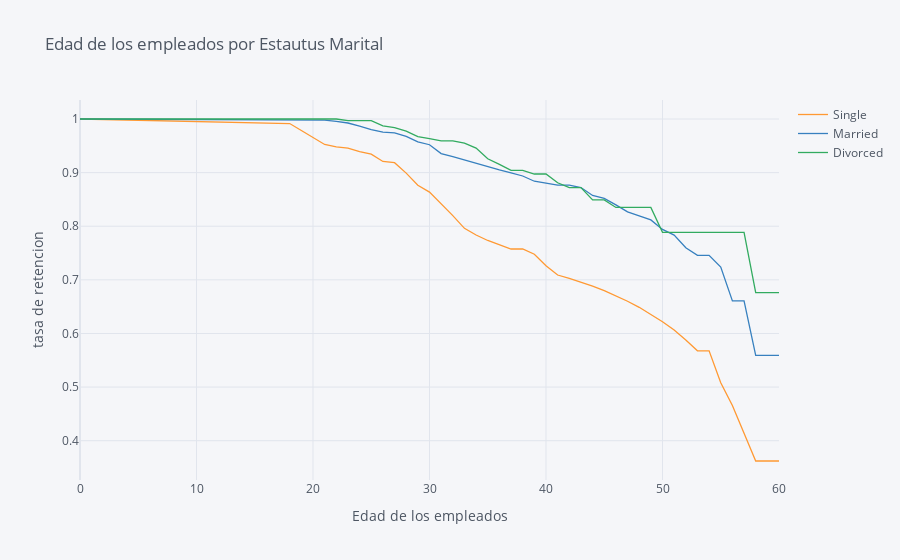

The notebook cell this image was saved under:
### Markdown cell above
## 5. Let's also look at the marital status curves by employee age. Generate and plot the survival curves showing retention rates by marital status and age.

### Code cell
rates= survival(data,'MaritalStatus','Age','Attrition')

rates.iplot(kind='line', xTitle='Edad de los empleados', yTitle='tasa de retencion',
            title='Edad de los empleados por Estautus Marital')

### Figure 1 — Plotly figure (JSON) as saved in the notebook; plotly's stock layout.template omitted (floating-point values rounded to 4 significant figures)
{"data": [{"line": {"color": "rgba(255, 153, 51, 1.0)", "dash": "solid", "shape": "linear", "width": 1.3}, "mode": "lines", "name": "Single", "text": "", "type": "scatter", "x": [0, 18, 19, 20, 21, 22, 23, 24, 25, 26, 27, 28, 29, 30, 31, 32, 33, 34, 35, 36, 37, 38, 39, 40, 41, 42, 43, 44, 45, 46, 47, 48, 49, 50, 51, 52, 53, 54, 55, 56, 57, 58, 59, 60], "y": [1, 0.9915, 0.9786, 0.9657, 0.9525, 0.9481, 0.9459, 0.9391, 0.9346, 0.9208, 0.9185, 0.899, 0.8765, 0.8636, 0.8421, 0.8198, 0.7961, 0.7837, 0.7734, 0.7659, 0.7575, 0.7575, 0.7477, 0.7263, 0.709, 0.7027, 0.6957, 0.6882, 0.6799, 0.6705, 0.6601, 0.6488, 0.636, 0.6219, 0.6064, 0.588, 0.5677, 0.5677, 0.508, 0.4656, 0.4139, 0.3622, 0.3622, 0.3622]}, {"line": {"color": "rgba(55, 128, 191, 1.0)", "dash": "solid", "shape": "linear", "width": 1.3}, "mode": "lines", "name": "Married", "text": "", "type": "scatter", "x": [0, 18, 19, 20, 21, 22, 23, 24, 25, 26, 27, 28, 29, 30, 31, 32, 33, 34, 35, 36, 37, 38, 39, 40, 41, 42, 43, 44, 45, 46, 47, 48, 49, 50, 51, 52, 53, 54, 55, 56, 57, 58, 59, 60], "y": [1, 0.9978, 0.9978, 0.9978, 0.9978, 0.9955, 0.9925, 0.9865, 0.9804, 0.9757, 0.9741, 0.9675, 0.9573, 0.952, 0.9355, 0.9297, 0.9235, 0.9171, 0.9103, 0.9052, 0.8996, 0.8937, 0.884, 0.8805, 0.8766, 0.8766, 0.8721, 0.8574, 0.8521, 0.8399, 0.8267, 0.8195, 0.8118, 0.7941, 0.7835, 0.7598, 0.7457, 0.7457, 0.7238, 0.6608, 0.6608, 0.5592, 0.5592, 0.5592]}, {"line": {"color": "rgba(50, 171, 96, 1.0)", "dash": "solid", "shape": "linear", "width": 1.3}, "mode": "lines", "name": "Divorced", "text": "", "type": "scatter", "x": [0, 18, 19, 20, 21, 22, 23, 24, 25, 26, 27, 28, 29, 30, 31, 32, 33, 34, 35, 36, 37, 38, 39, 40, 41, 42, 43, 44, 45, 46, 47, 48, 49, 50, 51, 52, 53, 54, 55, 56, 57, 58, 59, 60], "y": [1, 1, 1, 1, 1, 1, 0.9969, 0.9969, 0.9969, 0.9873, 0.9841, 0.9774, 0.967, 0.9633, 0.9594, 0.9594, 0.955, 0.9458, 0.9258, 0.9153, 0.9041, 0.9041, 0.8974, 0.8974, 0.8811, 0.8719, 0.8719, 0.849, 0.849, 0.8351, 0.8351, 0.8351, 0.8351, 0.7887, 0.7887, 0.7887, 0.7887, 0.7887, 0.7887, 0.7887, 0.7887, 0.676, 0.676, 0.676]}], "layout": {"legend": {"bgcolor": "#F5F6F9", "font": {"color": "#4D5663"}}, "paper_bgcolor": "#F5F6F9", "plot_bgcolor": "#F5F6F9", "title": {"font": {"color": "#4D5663"}, "text": "Edad de los empleados por Estautus Marital"}, "xaxis": {"gridcolor": "#E1E5ED", "showgrid": true, "tickfont": {"color": "#4D5663"}, "title": {"font": {"color": "#4D5663"}, "text": "Edad de los empleados"}, "zerolinecolor": "#E1E5ED"}, "yaxis": {"gridcolor": "#E1E5ED", "showgrid": true, "tickfont": {"color": "#4D5663"}, "title": {"font": {"color": "#4D5663"}, "text": "tasa de retencion"}, "zerolinecolor": "#E1E5ED"}}}
